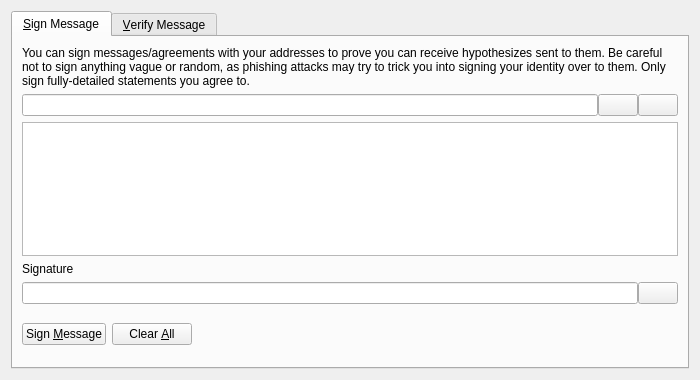
<?xml version="1.0" encoding="UTF-8"?>
<ui version="4.0">
 <class>SignVerifyMessageDialog</class>
 <widget class="QDialog" name="SignVerifyMessageDialog">
  <property name="geometry">
   <rect>
    <x>0</x>
    <y>0</y>
    <width>700</width>
    <height>380</height>
   </rect>
  </property>
  <property name="windowTitle">
   <string>Signatures - Sign / Verify a Message</string>
  </property>
  <property name="modal">
   <bool>true</bool>
  </property>
  <layout class="QVBoxLayout" name="verticalLayout">
   <item>
    <widget class="QTabWidget" name="tabWidget">
     <property name="currentIndex">
      <number>0</number>
     </property>
     <widget class="QWidget" name="tabSignMessage">
      <attribute name="title">
       <string>&amp;Sign Message</string>
      </attribute>
      <layout class="QVBoxLayout" name="verticalLayout_SM">
       <item>
        <widget class="QLabel" name="infoLabel_SM">
         <property name="text">
          <string>You can sign messages/agreements with your addresses to prove you can receive hypothesizes sent to them. Be careful not to sign anything vague or random, as phishing attacks may try to trick you into signing your identity over to them. Only sign fully-detailed statements you agree to.</string>
         </property>
         <property name="textFormat">
          <enum>Qt::PlainText</enum>
         </property>
         <property name="wordWrap">
          <bool>true</bool>
         </property>
        </widget>
       </item>
       <item>
        <layout class="QHBoxLayout" name="horizontalLayout_1_SM">
         <property name="spacing">
          <number>0</number>
         </property>
         <item>
          <widget class="QValidatedLineEdit" name="addressIn_SM">
           <property name="toolTip">
            <string>The Hypothesize address to sign the message with</string>
           </property>
          </widget>
         </item>
         <item>
          <widget class="QPushButton" name="addressBookButton_SM">
           <property name="toolTip">
            <string>Choose previously used address</string>
           </property>
           <property name="text">
            <string/>
           </property>
           <property name="icon">
            <iconset resource="../bitcoin.qrc">
             <normaloff>:/icons/address-book</normaloff>:/icons/address-book</iconset>
           </property>
           <property name="shortcut">
            <string>Alt+A</string>
           </property>
           <property name="autoDefault">
            <bool>false</bool>
           </property>
          </widget>
         </item>
         <item>
          <widget class="QPushButton" name="pasteButton_SM">
           <property name="toolTip">
            <string>Paste address from clipboard</string>
           </property>
           <property name="text">
            <string/>
           </property>
           <property name="icon">
            <iconset resource="../bitcoin.qrc">
             <normaloff>:/icons/editpaste</normaloff>:/icons/editpaste</iconset>
           </property>
           <property name="shortcut">
            <string>Alt+P</string>
           </property>
           <property name="autoDefault">
            <bool>false</bool>
           </property>
          </widget>
         </item>
        </layout>
       </item>
       <item>
        <widget class="QPlainTextEdit" name="messageIn_SM">
         <property name="toolTip">
          <string>Enter the message you want to sign here</string>
         </property>
        </widget>
       </item>
       <item>
        <widget class="QLabel" name="signatureLabel_SM">
         <property name="text">
          <string>Signature</string>
         </property>
         <property name="textFormat">
          <enum>Qt::PlainText</enum>
         </property>
        </widget>
       </item>
       <item>
        <layout class="QHBoxLayout" name="horizontalLayout_2_SM">
         <property name="spacing">
          <number>0</number>
         </property>
         <item>
          <widget class="QLineEdit" name="signatureOut_SM">
           <property name="font">
            <font>
             <italic>true</italic>
            </font>
           </property>
           <property name="readOnly">
            <bool>true</bool>
           </property>
          </widget>
         </item>
         <item>
          <widget class="QPushButton" name="copySignatureButton_SM">
           <property name="toolTip">
            <string>Copy the current signature to the system clipboard</string>
           </property>
           <property name="text">
            <string/>
           </property>
           <property name="icon">
            <iconset resource="../bitcoin.qrc">
             <normaloff>:/icons/editcopy</normaloff>:/icons/editcopy</iconset>
           </property>
           <property name="autoDefault">
            <bool>false</bool>
           </property>
          </widget>
         </item>
        </layout>
       </item>
       <item>
        <layout class="QHBoxLayout" name="horizontalLayout_3_SM">
         <item>
          <widget class="QPushButton" name="signMessageButton_SM">
           <property name="toolTip">
            <string>Sign the message to prove you own this Hypothesize address</string>
           </property>
           <property name="text">
            <string>Sign &amp;Message</string>
           </property>
           <property name="icon">
            <iconset resource="../bitcoin.qrc">
             <normaloff>:/icons/edit</normaloff>:/icons/edit</iconset>
           </property>
           <property name="autoDefault">
            <bool>false</bool>
           </property>
          </widget>
         </item>
         <item>
          <widget class="QPushButton" name="clearButton_SM">
           <property name="toolTip">
            <string>Reset all sign message fields</string>
           </property>
           <property name="text">
            <string>Clear &amp;All</string>
           </property>
           <property name="icon">
            <iconset resource="../bitcoin.qrc">
             <normaloff>:/icons/remove</normaloff>:/icons/remove</iconset>
           </property>
           <property name="autoDefault">
            <bool>false</bool>
           </property>
          </widget>
         </item>
         <item>
          <spacer name="horizontalSpacer_1_SM">
           <property name="orientation">
            <enum>Qt::Horizontal</enum>
           </property>
           <property name="sizeHint" stdset="0">
            <size>
             <width>40</width>
             <height>48</height>
            </size>
           </property>
          </spacer>
         </item>
         <item>
          <widget class="QLabel" name="statusLabel_SM">
           <property name="font">
            <font>
             <weight>75</weight>
             <bold>true</bold>
            </font>
           </property>
           <property name="text">
            <string/>
           </property>
           <property name="wordWrap">
            <bool>true</bool>
           </property>
          </widget>
         </item>
         <item>
          <spacer name="horizontalSpacer_2_SM">
           <property name="orientation">
            <enum>Qt::Horizontal</enum>
           </property>
           <property name="sizeHint" stdset="0">
            <size>
             <width>40</width>
             <height>48</height>
            </size>
           </property>
          </spacer>
         </item>
        </layout>
       </item>
      </layout>
     </widget>
     <widget class="QWidget" name="tabVerifyMessage">
      <attribute name="title">
       <string>&amp;Verify Message</string>
      </attribute>
      <layout class="QVBoxLayout" name="verticalLayout_VM">
       <item>
        <widget class="QLabel" name="infoLabel_VM">
         <property name="text">
          <string>Enter the receiver's address, message (ensure you copy line breaks, spaces, tabs, etc. exactly) and signature below to verify the message. Be careful not to read more into the signature than what is in the signed message itself, to avoid being tricked by a man-in-the-middle attack. Note that this only proves the signing party receives with the address, it cannot prove sendership of any transaction!</string>
         </property>
         <property name="textFormat">
          <enum>Qt::PlainText</enum>
         </property>
         <property name="alignment">
          <set>Qt::AlignLeading|Qt::AlignLeft|Qt::AlignTop</set>
         </property>
         <property name="wordWrap">
          <bool>true</bool>
         </property>
        </widget>
       </item>
       <item>
        <layout class="QHBoxLayout" name="horizontalLayout_1_VM">
         <property name="spacing">
          <number>0</number>
         </property>
         <item>
          <widget class="QValidatedLineEdit" name="addressIn_VM">
           <property name="toolTip">
            <string>The Hypothesize address the message was signed with</string>
           </property>
          </widget>
         </item>
         <item>
          <widget class="QPushButton" name="addressBookButton_VM">
           <property name="toolTip">
            <string>Choose previously used address</string>
           </property>
           <property name="text">
            <string/>
           </property>
           <property name="icon">
            <iconset resource="../bitcoin.qrc">
             <normaloff>:/icons/address-book</normaloff>:/icons/address-book</iconset>
           </property>
           <property name="shortcut">
            <string>Alt+A</string>
           </property>
           <property name="autoDefault">
            <bool>false</bool>
           </property>
          </widget>
         </item>
        </layout>
       </item>
       <item>
        <widget class="QPlainTextEdit" name="messageIn_VM"/>
       </item>
       <item>
        <widget class="QValidatedLineEdit" name="signatureIn_VM"/>
       </item>
       <item>
        <layout class="QHBoxLayout" name="horizontalLayout_2_VM">
         <item>
          <widget class="QPushButton" name="verifyMessageButton_VM">
           <property name="toolTip">
            <string>Verify the message to ensure it was signed with the specified Hypothesize address</string>
           </property>
           <property name="text">
            <string>Verify &amp;Message</string>
           </property>
           <property name="icon">
            <iconset resource="../bitcoin.qrc">
             <normaloff>:/icons/transaction_0</normaloff>:/icons/transaction_0</iconset>
           </property>
           <property name="autoDefault">
            <bool>false</bool>
           </property>
          </widget>
         </item>
         <item>
          <widget class="QPushButton" name="clearButton_VM">
           <property name="toolTip">
            <string>Reset all verify message fields</string>
           </property>
           <property name="text">
            <string>Clear &amp;All</string>
           </property>
           <property name="icon">
            <iconset resource="../bitcoin.qrc">
             <normaloff>:/icons/remove</normaloff>:/icons/remove</iconset>
           </property>
           <property name="autoDefault">
            <bool>false</bool>
           </property>
          </widget>
         </item>
         <item>
          <spacer name="horizontalSpacer_1_VM">
           <property name="orientation">
            <enum>Qt::Horizontal</enum>
           </property>
           <property name="sizeHint" stdset="0">
            <size>
             <width>40</width>
             <height>48</height>
            </size>
           </property>
          </spacer>
         </item>
         <item>
          <widget class="QLabel" name="statusLabel_VM">
           <property name="font">
            <font>
             <weight>75</weight>
             <bold>true</bold>
            </font>
           </property>
           <property name="text">
            <string/>
           </property>
           <property name="wordWrap">
            <bool>true</bool>
           </property>
          </widget>
         </item>
         <item>
          <spacer name="horizontalSpacer_2_VM">
           <property name="orientation">
            <enum>Qt::Horizontal</enum>
           </property>
           <property name="sizeHint" stdset="0">
            <size>
             <width>40</width>
             <height>48</height>
            </size>
           </property>
          </spacer>
         </item>
        </layout>
       </item>
      </layout>
     </widget>
    </widget>
   </item>
  </layout>
 </widget>
 <customwidgets>
  <customwidget>
   <class>QValidatedLineEdit</class>
   <extends>QLineEdit</extends>
   <header>qt/qvalidatedlineedit.h</header>
  </customwidget>
 </customwidgets>
 <resources>
  <include location="../bitcoin.qrc"/>
 </resources>
 <connections/>
</ui>
